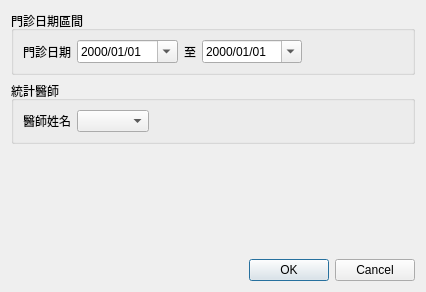
<?xml version="1.0" encoding="UTF-8"?>
<ui version="4.0">
 <class>Dialog_statistics_doctor</class>
 <widget class="QDialog" name="Dialog_statistics_doctor">
  <property name="windowModality">
   <enum>Qt::NonModal</enum>
  </property>
  <property name="geometry">
   <rect>
    <x>0</x>
    <y>0</y>
    <width>426</width>
    <height>292</height>
   </rect>
  </property>
  <property name="sizePolicy">
   <sizepolicy hsizetype="Preferred" vsizetype="Preferred">
    <horstretch>0</horstretch>
    <verstretch>0</verstretch>
   </sizepolicy>
  </property>
  <property name="windowTitle">
   <string>統計日期及醫師</string>
  </property>
  <property name="modal">
   <bool>false</bool>
  </property>
  <layout class="QVBoxLayout" name="verticalLayout">
   <item>
    <widget class="QGroupBox" name="groupBox_3">
     <property name="title">
      <string>門診日期區間</string>
     </property>
     <property name="flat">
      <bool>true</bool>
     </property>
     <layout class="QGridLayout" name="gridLayout_3">
      <item row="0" column="3">
       <widget class="QDateEdit" name="dateEdit_end_date">
        <property name="sizePolicy">
         <sizepolicy hsizetype="Expanding" vsizetype="Fixed">
          <horstretch>0</horstretch>
          <verstretch>0</verstretch>
         </sizepolicy>
        </property>
        <property name="currentSection">
         <enum>QDateTimeEdit::YearSection</enum>
        </property>
        <property name="displayFormat">
         <string>yyyy/MM/dd</string>
        </property>
        <property name="calendarPopup">
         <bool>true</bool>
        </property>
        <property name="currentSectionIndex">
         <number>0</number>
        </property>
       </widget>
      </item>
      <item row="0" column="0">
       <widget class="QLabel" name="label_2">
        <property name="text">
         <string>門診日期</string>
        </property>
       </widget>
      </item>
      <item row="0" column="1">
       <widget class="QDateEdit" name="dateEdit_start_date">
        <property name="sizePolicy">
         <sizepolicy hsizetype="Expanding" vsizetype="Fixed">
          <horstretch>0</horstretch>
          <verstretch>0</verstretch>
         </sizepolicy>
        </property>
        <property name="autoFillBackground">
         <bool>false</bool>
        </property>
        <property name="buttonSymbols">
         <enum>QAbstractSpinBox::UpDownArrows</enum>
        </property>
        <property name="showGroupSeparator" stdset="0">
         <bool>false</bool>
        </property>
        <property name="currentSection">
         <enum>QDateTimeEdit::YearSection</enum>
        </property>
        <property name="displayFormat">
         <string>yyyy/MM/dd</string>
        </property>
        <property name="calendarPopup">
         <bool>true</bool>
        </property>
        <property name="currentSectionIndex">
         <number>0</number>
        </property>
       </widget>
      </item>
      <item row="0" column="2">
       <widget class="QLabel" name="label_between">
        <property name="text">
         <string>至</string>
        </property>
        <property name="alignment">
         <set>Qt::AlignCenter</set>
        </property>
       </widget>
      </item>
      <item row="0" column="4">
       <spacer name="horizontalSpacer">
        <property name="orientation">
         <enum>Qt::Horizontal</enum>
        </property>
        <property name="sizeHint" stdset="0">
         <size>
          <width>40</width>
          <height>20</height>
         </size>
        </property>
       </spacer>
      </item>
     </layout>
    </widget>
   </item>
   <item>
    <widget class="QGroupBox" name="groupBox_2">
     <property name="title">
      <string>統計醫師</string>
     </property>
     <property name="flat">
      <bool>true</bool>
     </property>
     <layout class="QGridLayout" name="gridLayout_2">
      <item row="0" column="1">
       <widget class="QComboBox" name="comboBox_doctor"/>
      </item>
      <item row="0" column="0">
       <widget class="QLabel" name="label">
        <property name="text">
         <string>醫師姓名</string>
        </property>
       </widget>
      </item>
      <item row="0" column="2">
       <spacer name="horizontalSpacer_2">
        <property name="orientation">
         <enum>Qt::Horizontal</enum>
        </property>
        <property name="sizeHint" stdset="0">
         <size>
          <width>40</width>
          <height>20</height>
         </size>
        </property>
       </spacer>
      </item>
     </layout>
    </widget>
   </item>
   <item>
    <spacer name="verticalSpacer">
     <property name="orientation">
      <enum>Qt::Vertical</enum>
     </property>
     <property name="sizeHint" stdset="0">
      <size>
       <width>20</width>
       <height>40</height>
      </size>
     </property>
    </spacer>
   </item>
   <item>
    <widget class="QDialogButtonBox" name="buttonBox">
     <property name="orientation">
      <enum>Qt::Horizontal</enum>
     </property>
     <property name="standardButtons">
      <set>QDialogButtonBox::Cancel|QDialogButtonBox::Ok</set>
     </property>
     <property name="centerButtons">
      <bool>false</bool>
     </property>
    </widget>
   </item>
  </layout>
 </widget>
 <resources/>
 <connections>
  <connection>
   <sender>buttonBox</sender>
   <signal>accepted()</signal>
   <receiver>Dialog_statistics_doctor</receiver>
   <slot>accept()</slot>
   <hints>
    <hint type="sourcelabel">
     <x>248</x>
     <y>254</y>
    </hint>
    <hint type="destinationlabel">
     <x>157</x>
     <y>274</y>
    </hint>
   </hints>
  </connection>
  <connection>
   <sender>buttonBox</sender>
   <signal>rejected()</signal>
   <receiver>Dialog_statistics_doctor</receiver>
   <slot>reject()</slot>
   <hints>
    <hint type="sourcelabel">
     <x>316</x>
     <y>260</y>
    </hint>
    <hint type="destinationlabel">
     <x>286</x>
     <y>274</y>
    </hint>
   </hints>
  </connection>
 </connections>
</ui>
